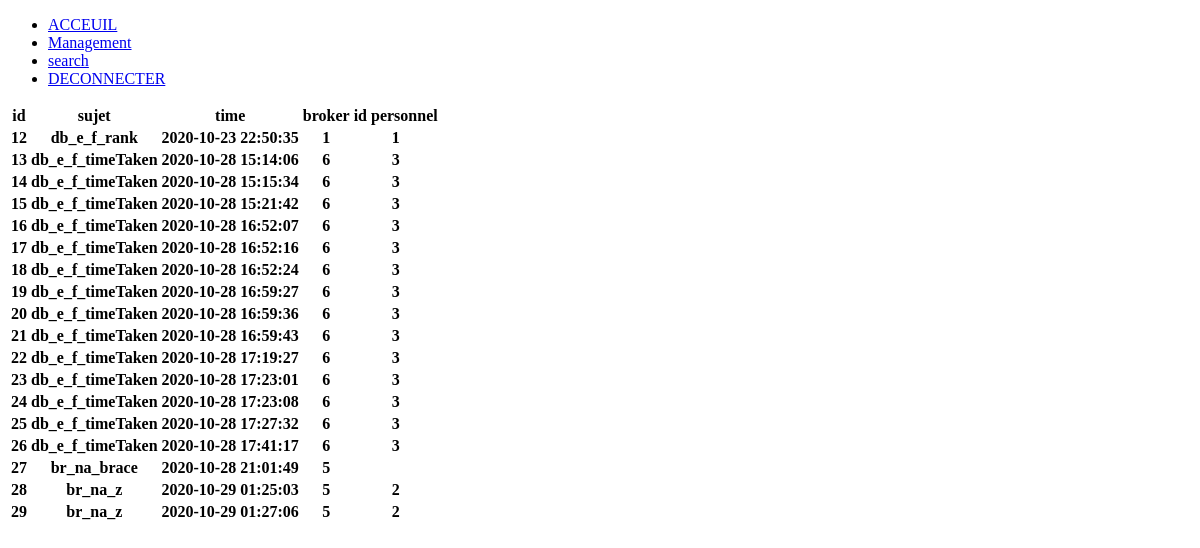
The page /project01/Alarmes.php on the database as committed earlier.
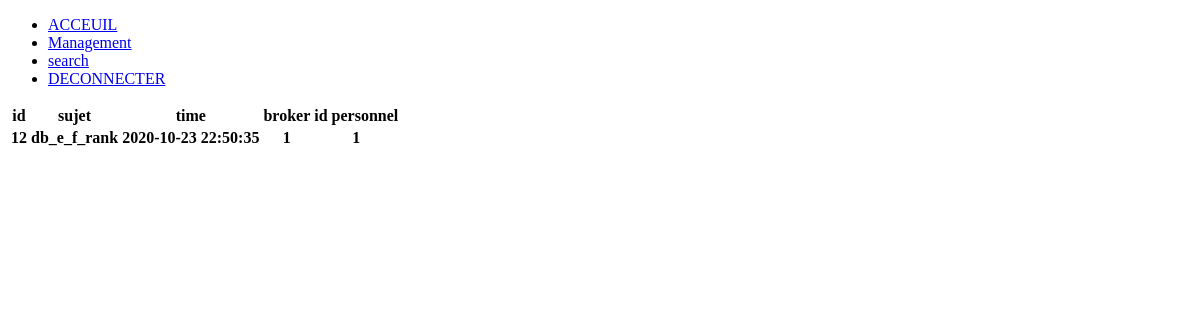
The same page on the database as committed later.
### tables this page shows
CREATE TABLE `notification` (
  `idNotification` int(11) NOT NULL,
  `sujetNotification` varchar(250) NOT NULL,
  `dateNotification` datetime NOT NULL,
  `idBroker` int(11) DEFAULT NULL,
  `idPersonnel` int(11) DEFAULT NULL
);

### project01/Alarmes.php (the view, shortened to what this page needs)
<?php
$db = Database::connect();
    $stmt = $db->prepare('SELECT * FROM notification ');
    $stmt->execute();
    $notifications = $stmt->fetchAll(PDO::FETCH_ASSOC);
?>
<!DOCTYPE html>
<html lang="en">
<head>
</head>
<body>
<div class="wrapper">
  <div class="sidebar">
      <ul>
        <li><a href="dashboard.php" class="active">
          <span class="title">ACCEUIL</span></a></li>
        <li><a href="Personne/personne.php">
          <span class="title">Management</span>
          </a></li>
        <li><a href="search.php">
          <span class="title">search</span>
          </a></li>
        <li><a href="Logout.php">
          <span class="title">DECONNECTER</span>
          </a></li>
    </ul>
  </div>
        <table class="table table-dark">
                            <thead class="table_head">
                              <tr>
                                <th >id</th>
                                <th >sujet</th>
                                <th > time</th>
                                <th >broker</th>
                                <th >id personnel</th>
                            </tr>
                            </thead>
                            <tbody>
                            <?php foreach ($notifications as $points): ?>
                              <tr>
                                <th><?=$points['idNotification']?></th>
                                <th><?=$points['sujetNotification']?></th>
                                <th><?=$points['dateNotification']?></th>
                                <th><?=$points['idBroker']?></th>
                                <th><?=$points['idPersonnel']?></th>
                              </tr>
                            <?php endforeach; ?>
                            </tbody>
                          </table>
</body>
</html>

Rows that differ between the two databases and show on the page:
removed notification: idNotification "13", sujetNotification "db_e_f_timeTaken", dateNotification "2020-10-28 15:14:06", idBroker "6", idPersonnel "3"
removed notification: idNotification "14", sujetNotification "db_e_f_timeTaken", dateNotification "2020-10-28 15:15:34", idBroker "6", idPersonnel "3"
removed notification: idNotification "15", sujetNotification "db_e_f_timeTaken", dateNotification "2020-10-28 15:21:42", idBroker "6", idPersonnel "3"
removed notification: idNotification "16", sujetNotification "db_e_f_timeTaken", dateNotification "2020-10-28 16:52:07", idBroker "6", idPersonnel "3"
removed notification: idNotification "17", sujetNotification "db_e_f_timeTaken", dateNotification "2020-10-28 16:52:16", idBroker "6", idPersonnel "3"
removed notification: idNotification "18", sujetNotification "db_e_f_timeTaken", dateNotification "2020-10-28 16:52:24", idBroker "6", idPersonnel "3"
removed notification: idNotification "19", sujetNotification "db_e_f_timeTaken", dateNotification "2020-10-28 16:59:27", idBroker "6", idPersonnel "3"
removed notification: idNotification "20", sujetNotification "db_e_f_timeTaken", dateNotification "2020-10-28 16:59:36", idBroker "6", idPersonnel "3"
removed notification: idNotification "21", sujetNotification "db_e_f_timeTaken", dateNotification "2020-10-28 16:59:43", idBroker "6", idPersonnel "3"
removed notification: idNotification "22", sujetNotification "db_e_f_timeTaken", dateNotification "2020-10-28 17:19:27", idBroker "6", idPersonnel "3"
removed notification: idNotification "23", sujetNotification "db_e_f_timeTaken", dateNotification "2020-10-28 17:23:01", idBroker "6", idPersonnel "3"
removed notification: idNotification "24", sujetNotification "db_e_f_timeTaken", dateNotification "2020-10-28 17:23:08", idBroker "6", idPersonnel "3"
removed notification: idNotification "25", sujetNotification "db_e_f_timeTaken", dateNotification "2020-10-28 17:27:32", idBroker "6", idPersonnel "3"
removed notification: idNotification "26", sujetNotification "db_e_f_timeTaken", dateNotification "2020-10-28 17:41:17", idBroker "6", idPersonnel "3"
removed notification: idNotification "27", sujetNotification "br_na_brace", dateNotification "2020-10-28 21:01:49", idBroker "5"
removed notification: idNotification "28", sujetNotification "br_na_z", dateNotification "2020-10-29 01:25:03", idBroker "5", idPersonnel "2"
removed notification: idNotification "29", sujetNotification "br_na_z", dateNotification "2020-10-29 01:27:06", idBroker "5", idPersonnel "2"
